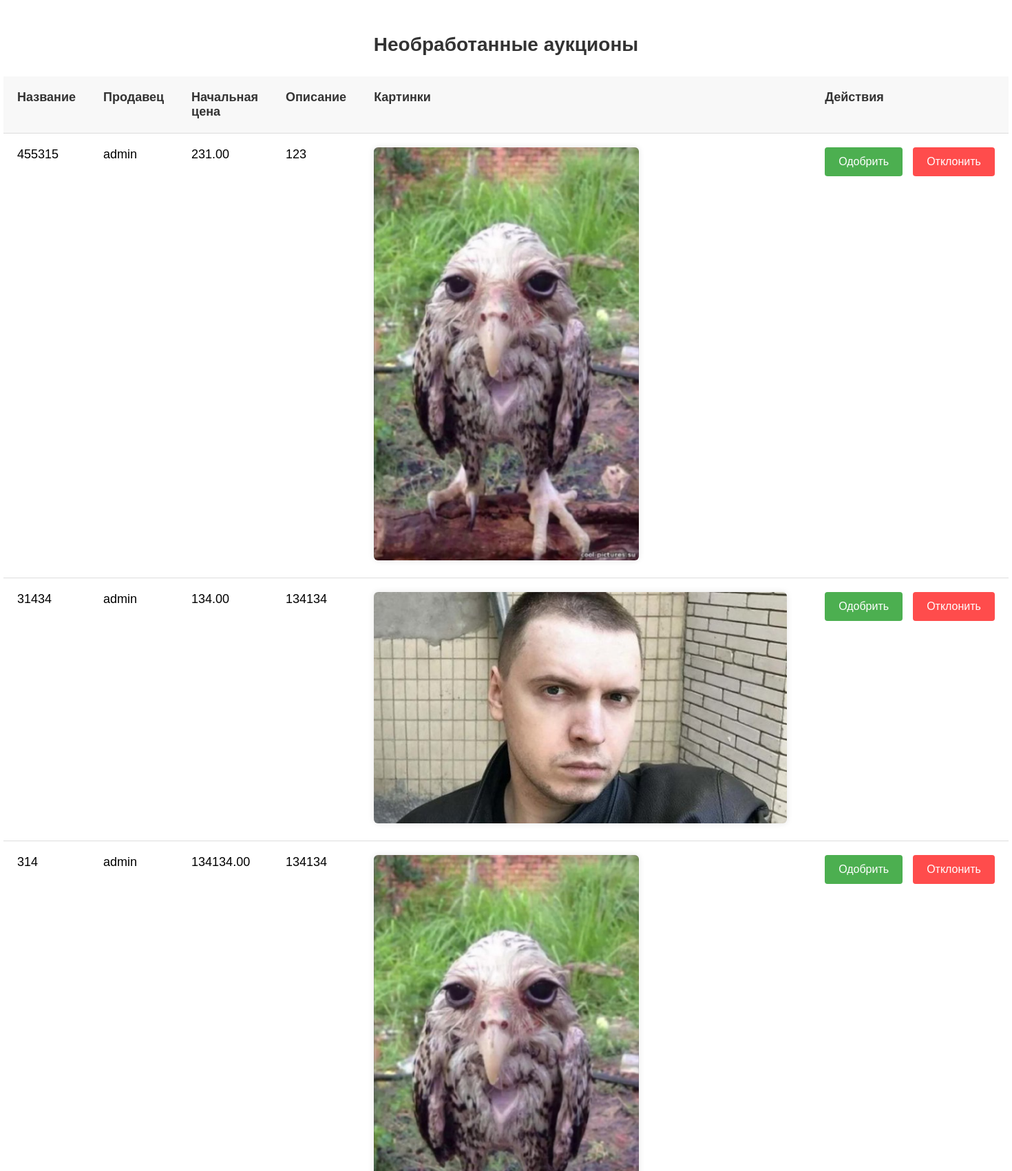
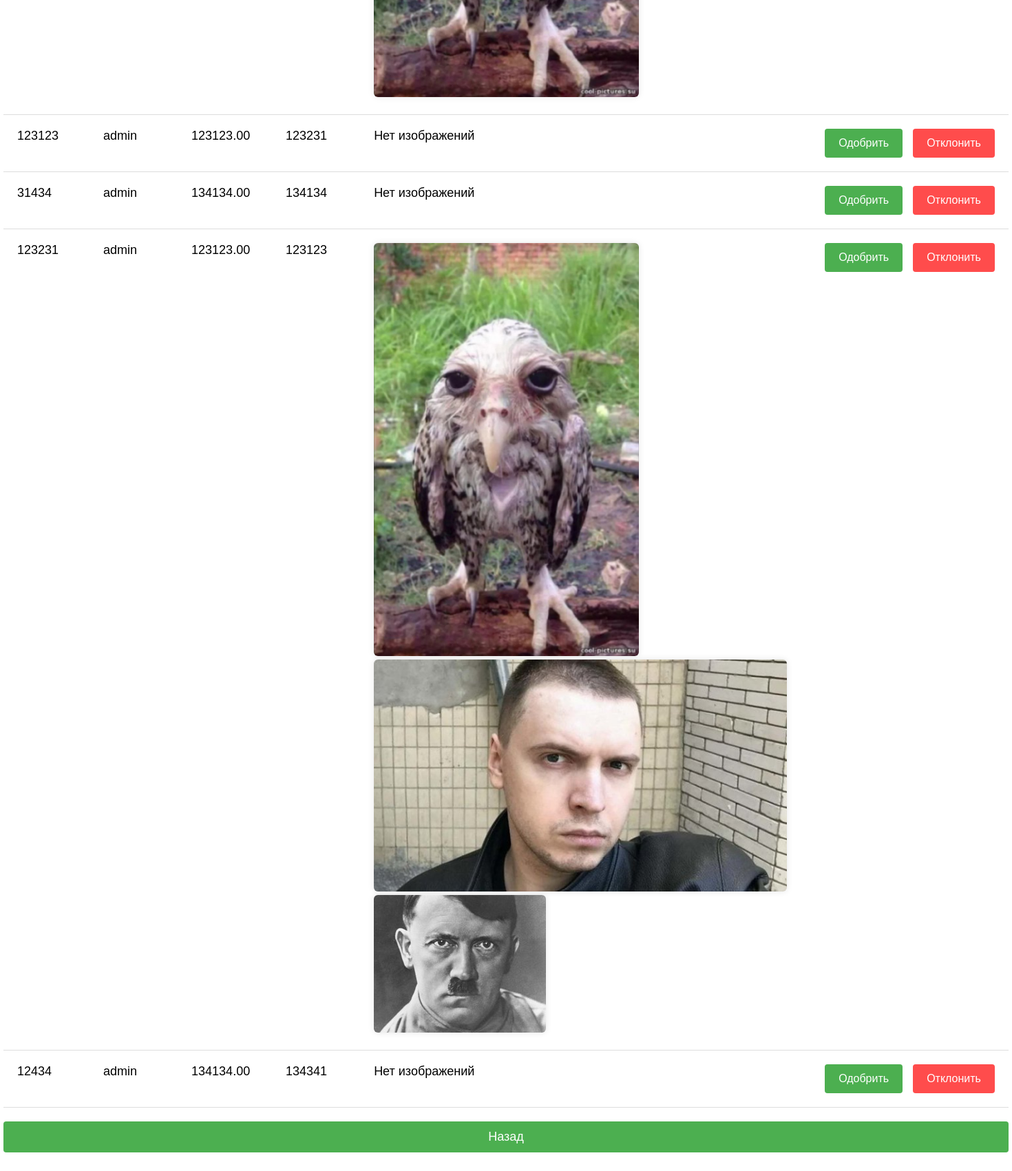
Page /dashboard/pending_auctions/ (signed in) on the committed database (2 pictures, top to bottom).
### monetaapp/models.py (models this page shows, shortened)
class Auction(models.Model):
    product_type_choices = [
        ('Ювелирный', 'Ювелирный'),
        ('Историч ценный', 'Историч ценный'),
        ('Стандартный', 'Стандартный')
    ]
    product_name = models.CharField(max_length=50)
    geolocation = models.CharField(max_length=50)
    current_price = models.DecimalField(max_digits=10, decimal_places=2)
    product_type = models.CharField(max_length=20, choices=product_type_choices, default='Стандартный')
    start_time = models.DateTimeField(default=timezone.now)
    seller = models.ForeignKey(User, on_delete=models.SET_NULL, null=True)
    description = models.TextField(max_length=100)
    end_time = models.DateTimeField()
    active = models.BooleanField(default=False)
    message_id = models.PositiveIntegerField(null=True, blank=True)
    sent = models.BooleanField(default=False)

class User(AbstractBaseUser):
    BALANCE_DEFAULT = 0
    WARNINGS_DEFAULT = 0
    SUCCESFUL_TRADES_DEFAULT = 0
    USER_TYPE_CHOICES = [
        ('User', 'User'),
        ('Support', 'Support'),
        ('Seller', 'Seller'),
        ('Admin', 'Admin'),
    ]
    USER_STATUS_CHOICES = [
        ('active', 'active'),
        ('inactive', 'inactive'),
    ]
    balance = models.PositiveIntegerField(default=BALANCE_DEFAULT)
    hold_balance = models.PositiveIntegerField(default=BALANCE_DEFAULT)
    type = models.CharField(max_length=10, choices=USER_TYPE_CHOICES, default='User')
    username = models.CharField(max_length=20, unique=True)
    warnings = models.PositiveIntegerField(default=WARNINGS_DEFAULT)
    succesful_trades = models.PositiveIntegerField(default=SUCCESFUL_TRADES_DEFAULT)
    chat_id = models.CharField(max_length=16)
    first_name = models.CharField(max_length=16, null=True, blank=True)
    last_name = models.CharField(max_length=16, null=True, blank=True)
    father_name = models.CharField(max_length=16, null=True, blank=True)
    shipping_address = models.CharField(max_length=100, null=True, blank=True)
    shipping_index = models.CharField(max_length=10, null=True, blank=True)
    geolocation = models.CharField(max_length=100, null=True, blank=True)
    seller_description = models.TextField(max_length=200, null=True, blank=True)
    status = models.CharField(max_length=10, choices=USER_STATUS_CHOICES, default='active')
    is_staff = models.BooleanField(default=False)
    is_superuser = models.BooleanField(default=False)
    USERNAME_FIELD = 'username'
    REQUIRED_FIELDS = []
    objects = UserManager()

class AuctionImage(models.Model):
    auction = models.ForeignKey(
        Auction,
        related_name='images',
        on_delete=models.CASCADE,
        null=True,
        blank=True
    )
    image = models.ImageField(upload_to='auction_images/', null=True, blank=True)

### monetaapp/views.py (the view)
# urls.py: path('dashboard/pending_auctions/', views.pending_auctions, name='pending_auctions'),
@login_required
def pending_auctions(request):
    user = request.user
    if user.type == 'Admin' or user.type == 'Support':
        pending_auctions = Auction.objects.filter(active=False)
        return render(request, 'accounts/pending_auctions.html', {'pending_auctions': pending_auctions})

### monetaapp/templates/accounts/pending_auctions.html (shortened to what this page needs)
<!DOCTYPE html>
<html lang="ru">
<head>
</head>
<body>
    <div class="container">
        <h1>Необработанные аукционы</h1>
        <table>
            <thead>
                <tr>
                    <th>Название</th>
                    <th>Продавец</th>
                    <th>Начальная цена</th>
                    <th>Описание</th>
                    <th>Картинки</th>
                    <th>Действия</th>
                </tr>
            </thead>
            <tbody>
                {% for auction in pending_auctions %}
                <tr>
                    <td>{{ auction.product_name }}</td>
                    <td>{{ auction.seller.username }}</td>
                    <td>{{ auction.current_price }}</td>
                    <td>{{ auction.description }}</td>
                    <td class="image-cell">
                        {% for image in auction.images.all %}
                            <img src="{{ image.image.url }}" alt="Image for report {{ report.id }}">
                        {% empty %}
                            Нет изображений
                        {% endfor %}
                    </td>
                    <td>
                        <div class="actions">
                            <form action="{% url 'approve_auction' auction.id %}" method="post">
                                <button type="submit" class="approve-button">Одобрить</button>
                            </form>
                            <form action="{% url 'reject_auction' auction.id %}" method="post">
                                <button type="submit" class="reject-button">Отклонить</button>
                            </form>
                        </div>
                    </td>
                </tr>
                {% empty %}
                <tr>
                    <td colspan="5" style="text-align: center; color: #888888;">Нет ожидающих аукционов.</td>
                </tr>
                {% endfor %}
            </tbody>
        </table>
        <a href="{% url 'user_dashboard' %}" class="back-button">Назад</a>
    </div>
</body>
</html>

### monetaapp/templates/accounts/pending_auctions.html (style rules this page uses)
body { font-family: Arial, sans-serif; background-color: #f0f0f0; display: flex; justify-content: center; align-items: center; min-height: 100vh; margin: 0; }
.container { background-color: #ffffff; border-radius: 8px; padding: 30px; box-shadow: 0px 0px 15px rgba(0, 0, 0, 0.2); width: 100%; }
h1 { font-size: 28px; color: #333333; text-align: center; margin-bottom: 30px; }
table { width: 100%; border-collapse: collapse; margin-top: 20px; }
th, td { padding: 20px; text-align: left; border-bottom: 1px solid #dddddd; font-size: 18px; vertical-align: top; }
th { background-color: #f8f8f8; color: #333333; }
td { background-color: #ffffff; }
.actions { display: flex; gap: 15px; }
button { padding: 12px 20px; border: none; border-radius: 4px; cursor: pointer; font-size: 16px; color: #ffffff; }
.approve-button { background-color: #4CAF50; }
.reject-button { background-color: #FF4C4C; }
.back-button { display: block; margin: 20px auto 0; padding: 12px 24px; background-color: #4CAF50; color: #ffffff; border: none; border-radius: 4px; text-align: center; text-decoration: none; font-size: 18px; cursor: pointer; }
.image-cell img { max-width: 600px; max-height: 600px; margin-right: 15px; border-radius: 6px; box-shadow: 0px 0px 10px rgba(0, 0, 0, 0.1); }

### rows in the picture
Auction: product_name "455315", seller.username "admin", current_price "231.00", description "123"
AuctionImage: image (picture)
Auction: product_name "31434", seller.username "admin", current_price "134.00", description "134134"
AuctionImage: image (picture)
Auction: product_name "314", seller.username "admin", current_price "134134.00", description "134134"
AuctionImage: image (picture)
Auction: product_name "123123", seller.username "admin", current_price "123123.00", description "123231"
Auction: product_name "31434", seller.username "admin", current_price "134134.00", description "134134"
Auction: product_name "123231", seller.username "admin", current_price "123123.00", description "123123"
AuctionImage: image (picture)
AuctionImage: image (picture)
AuctionImage: image (picture)
Auction: product_name "12434", seller.username "admin", current_price "134134.00", description "134341"
